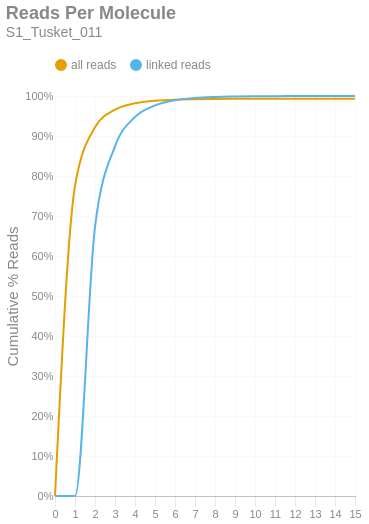

Here is the notebook cell this chart was saved with:
### Markdown cell above
### Reads per Molecule
This chart shows the cumulative distribution of the number of reads per linked molecule. That is, how many alignments are associated with a unique molecule. This excludes the number of reads associated with invalid or absent linked-read barcodes. The `linked` histogram is the percentages recalculated when disregarding singletons.

### Code cell
if SKIPLR:
    print_html(f"Skipped")
else:
    counts = np.bincount(valids['reads'].cast(pl.Int64).to_numpy())
    weighted = counts * np.arange(len(counts))
    all_perc = weighted / n_reads
    linked_perc = weighted / n_linked_reads
    linked_perc[1] = 0
    binned_df = pl.DataFrame({
        'readsper': list(range(len(counts))),
        'all reads (cumsum)': np.cumsum(all_perc).tolist(),
        'linked reads (cumsum)': np.cumsum(linked_perc).tolist(),
    })

    with SafeRender(binned_df):
        (
            density_plot(binned_df, 'Reads Per Molecule', samplename, 'readspmol')
            .encode(
                x=alt.X('readsper:O', title=None).axis(labelAngle=0).scale(padding=0),
                y=alt.Y('value:Q', title='Cumulative % Reads').axis(format='%').stack(False),
                color=alt.Color("key:N").scale(domain=["all reads", "linked reads"]),
                tooltip=[
                    alt.Tooltip("key:N", title="Data Type"),
                    alt.Tooltip("readsper:O", title="Reads Per Molecule"),
                    alt.Tooltip("value:Q", format=".2%", title="% Reads (Cum.)")
                ]            
            )
        ).display()

### Figure 1 — Vega-Lite specification as saved in the notebook (floating-point values rounded to 4 significant figures)
{"width": "container", "height": 400, "config": {"title": {"anchor": "start", "dy": -15, "fontSize": 18, "color": "#888888", "subtitleColor": "#888888", "subtitleFontSize": 14}, "arc": {"fill": "#0072B2"}, "axis": {"domainColor": "#888888", "domainWidth": 0.5, "gridWidth": 0.2, "grid": false, "titleFontWeight": 400, "titleFontSize": 15, "labelFontSize": 11, "labelColor": "#888888", "tickColor": "#888888", "tickWidth": 0.2, "titleColor": "#888888"}, "axisBand": {"grid": false}, "axisX": {"grid": true, "tickSize": 10, "domainCap": "round"}, "axisY": {"domain": false, "grid": true, "tickSize": 0, "domainCap": "round"}, "background": "transparent", "header": {"labelFontSize": 15, "labelColor": "#888888", "titleFontSize": 15, "titleFontWeight": 600, "titleColor": "#888888"}, "legend": {"labelFont": "sans-serif", "labelFontSize": 12, "labelColor": "#888888", "symbolSize": 100, "symbolType": "circle", "titleFontSize": 12, "titlePadding": 10, "titleColor": "#888888", "title": null, "orient": "top"}, "range": {"category": ["#E69F00", "#56B4E9", "#009E73", "#F0E442", "#0072B2", "#D55E00", "#CC79A7", "#000000"], "diverging": ["#cfe8f3", "#a2d4ec", "#73bfe2", "#46abdb", "#1696d2", "#12719e"]}, "area": {"fill": "#0072B2", "fillOpacity": 0.7, "line": true, "strokeOpacity": 0.7}, "line": {"color": "#0072B2", "stroke": "#0072B2", "strokeWidth": 2}, "trail": {"color": "#0072B2", "stroke": "#0072B2", "strokeWidth": 0, "size": 1}, "point": {"filled": true, "fillOpacity": 1.0, "size": 95}, "text": {"color": "#888888", "fontSize": 11, "align": "right", "fontWeight": 400, "size": 11}, "bar": {"fill": "#0072B2", "stroke": null}, "view": {"stroke": null, "continuousWidth": 660, "continuousHeight": 400}}, "data": {"name": "data-7e3f47e051ce705135e59d850b6ab9c9"}, "mark": {"type": "line", "interpolate": "monotone", "point": {"opacity": 0, "size": 275}}, "encoding": {"color": {"field": "key", "scale": {"domain": ["all reads", "linked reads"]}, "type": "nominal"}, "tooltip": [{"field": "key", "title": "Data Type", "type": "nominal"}, {"field": "readsper", "title": "Reads Per Molecule", "type": "ordinal"}, {"field": "value", "format": ".2%", "title": "% Reads (Cum.)", "type": "quantitative"}], "x": {"axis": {"labelAngle": 0}, "field": "readsper", "scale": {"padding": 0}, "title": null, "type": "ordinal"}, "y": {"axis": {"format": "%"}, "field": "value", "stack": false, "title": "Cumulative % Reads", "type": "quantitative"}}, "params": [{"name": "param_c36ac31b6afebe62", "select": {"type": "point", "fields": ["key"]}, "bind": "legend"}], "title": {"text": "Reads Per Molecule", "subtitle": "S1_Tusket_011"}, "transform": [{"fold": ["all reads (cumsum)", "linked reads (cumsum)"]}, {"calculate": "replace(datum.key, ' (cumsum)', '')", "as": "key"}, {"filter": {"param": "param_c36ac31b6afebe62"}}], "usermeta": {"embedOptions": {"downloadFileName": "S1_Tusket_011.readspmol"}}, "$schema": "https://vega.github.io/schema/vega-lite/v6.1.0.json", "datasets": {"data-7e3f47e051ce705135e59d850b6ab9c9": [{"readsper": 0, "all reads (cumsum)": 0.0, "linked reads (cumsum)": 0.0}, {"readsper": 1, "all reads (cumsum)": 0.7749, "linked reads (cumsum)": 0.0}, {"readsper": 2, "all reads (cumsum)": 0.9217, "linked reads (cumsum)": 0.6724}, {"readsper": 3, "all reads (cumsum)": 0.9657, "linked reads (cumsum)": 0.8742}, {"readsper": 4, "all reads (cumsum)": 0.9817, "linked reads (cumsum)": 0.9474}, {"readsper": 5, "all reads (cumsum)": 0.988, "linked reads (cumsum)": 0.9764}, {"readsper": 6, "all reads (cumsum)": 0.9909, "linked reads (cumsum)": 0.9896}, {"readsper": 7, "all reads (cumsum)": 0.9921, "linked reads (cumsum)": 0.9951}, {"readsper": 8, "all reads (cumsum)": 0.9926, "linked reads (cumsum)": 0.9975}, {"readsper": 9, "all reads (cumsum)": 0.9929, "linked reads (cumsum)": 0.9986}, {"readsper": 10, "all reads (cumsum)": 0.993, "linked reads (cumsum)": 0.9994}, {"readsper": 11, "all reads (cumsum)": 0.9931, "linked reads (cumsum)": 0.9996}, {"readsper": 12, "all reads (cumsum)": 0.9931, "linked reads (cumsum)": 0.9998}, {"readsper": 13, "all reads (cumsum)": 0.9932, "linked reads (cumsum)": 0.9999}, {"readsper": 14, "all reads (cumsum)": 0.9932, "linked reads (cumsum)": 1.0}, {"readsper": 15, "all reads (cumsum)": 0.9932, "linked reads (cumsum)": 1.0}]}}
